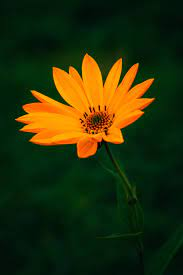
%> input picture gol.jpg, 183 x 275 px
$ octave untitled2.m   (GNU Octave 9; MATLAB toolbox functions it lacks are replaced by stand-ins)
%> lines starting %> are read from the running program, lines starting %| are printed output that depends on the picture
% خواندن تصویر
imagePath = 'gol.jpg'; % مسیر تصویر خود را وارد کنید
originalImage = imread(imagePath);
%> originalImage is the input picture: size 275x183x3 uint8; mean R, G, B 39.6, 47.6, 10.4

% حرکت تصویر به سمت راست
shiftAmount = 100; % میزان حرکت مورد نظر خود را وارد کنید
shiftedRightImage = circshift(originalImage, [0, shiftAmount]);
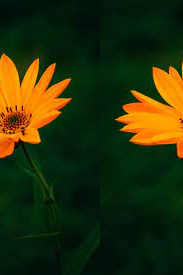
%> shiftedRightImage: size 275x183x3 uint8; mean R, G, B 39.6, 47.6, 10.4; mean of the top-left, top-right, bottom-left and bottom-right quarters 49.1, 43.3, 18.9, 19

% حرکت تصویر به سمت چپ
shiftedLeftImage = circshift(originalImage, [0, -shiftAmount]);
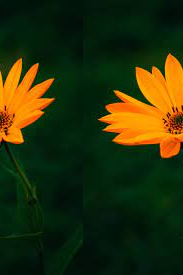
%> shiftedLeftImage: size 275x183x3 uint8; mean R, G, B 39.6, 47.6, 10.4; mean of the top-left, top-right, bottom-left and bottom-right quarters 38, 54.3, 16, 21.9

% نمایش تصاویر
figure;
subplot(1, 3, 1);
imshow(originalImage);
title('تصویر اصلی');

subplot(1, 3, 2);
imshow(shiftedRightImage);
title(['حرکت به سمت راست (' num2str(shiftAmount) ' پیکسل)']);

subplot(1, 3, 3);
imshow(shiftedLeftImage);
title(['حرکت به سمت چپ (' num2str(shiftAmount) ' پیکسل)']);
